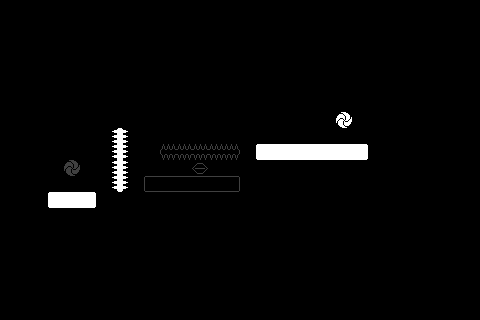

This is a level from a 2D game, rendered from its Tiled map with the project's own tilesets. A one-line summary and the map file follow, with tile-layer data summarised:
An orthogonal 30x20 tile map with 16x16 px tiles, 1 tile layer (Tile Layer 1) and 2 objects.

<map version="1.0" orientation="orthogonal" renderorder="right-down" width="30" height="20" tilewidth="16" tileheight="16" nextobjectid="3">
 <tileset firstgid="1" name="TileSheet" tilewidth="16" tileheight="16" tilecount="240">
  <image source="../TileSheet.png" width="320" height="192" />
 </tileset>
 <layer name="Tile Layer 1" width="30" height="20">
  <data>[600 cells, 600 non-empty, 16 distinct tile ids]</data>
 </layer>
 <objectgroup name="Object Layer 1">
  <object id="1" gid="218" x="128" y="80" width="16" height="16">
   <properties>
    <property name="bitmap" value="Stage4Sign1" />
    <property name="distance" value="100" />
    <property name="invertReq" value="-1" />
    <property name="type" value="Sign" />
   </properties>
  </object>
  <object id="2" gid="218" x="256" y="96" width="16" height="16">
   <properties>
    <property name="bitmap" value="Stage4Sign2" />
    <property name="distance" value="96" />
    <property name="invertReq" value="1" />
    <property name="type" value="Sign" />
   </properties>
  </object>
 </objectgroup>
</map>
